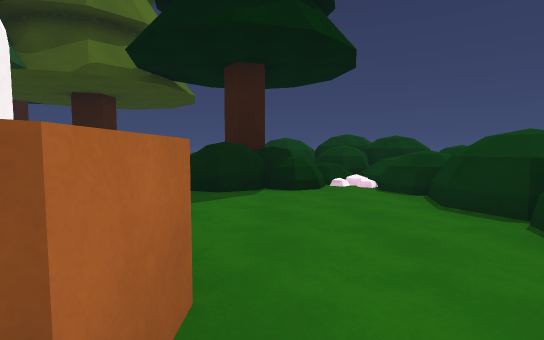
[1] (above)

18 first-person views from a walk through a 3-D level made in the Unity game engine. The camera is 1.4 m above the floor, tilts 4° down and sees 85° across. The floor is counted in squares, 2 m on a side. Each view is taken from the middle of a square. On the plan, view 1 faces up. The plan holds only what a view shows up to about 10 squares ahead; the rest is blank. The place goes on beyond the plan. Some animated figures are left out.

[2]
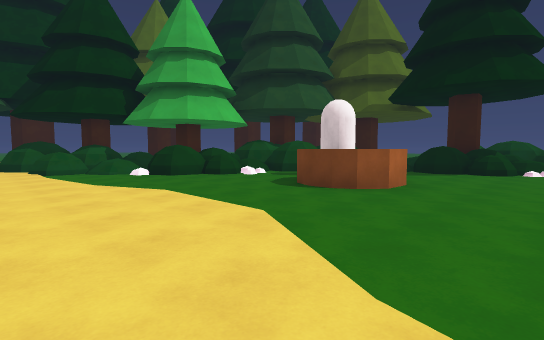

[3]
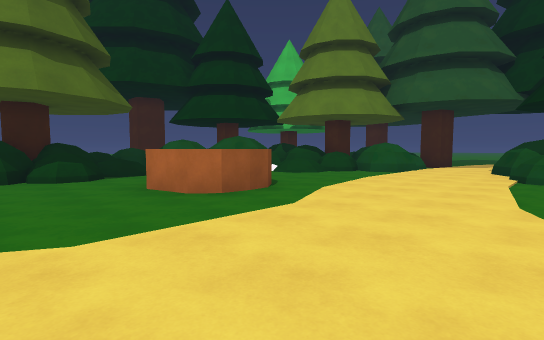

[4]
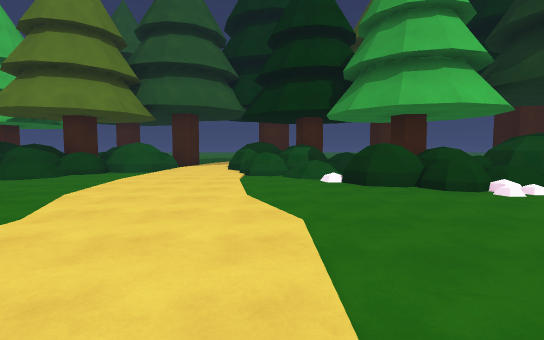

[5]
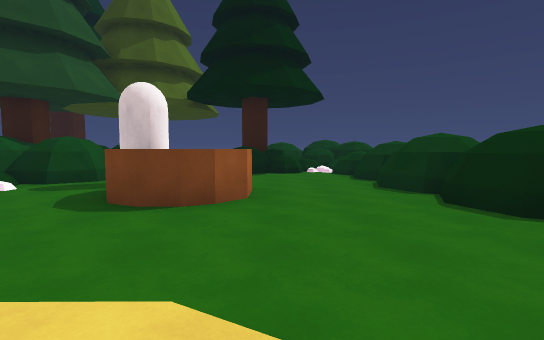

[6]
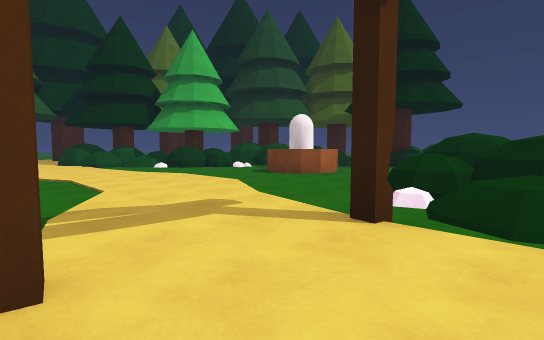

[7]
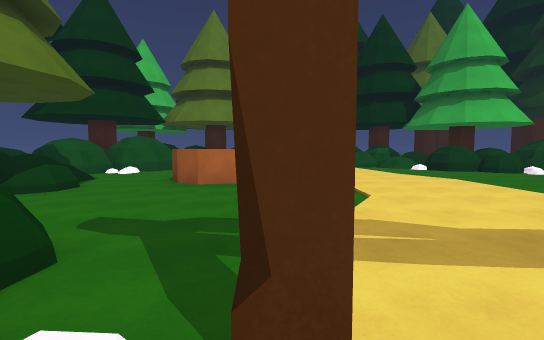

[8]
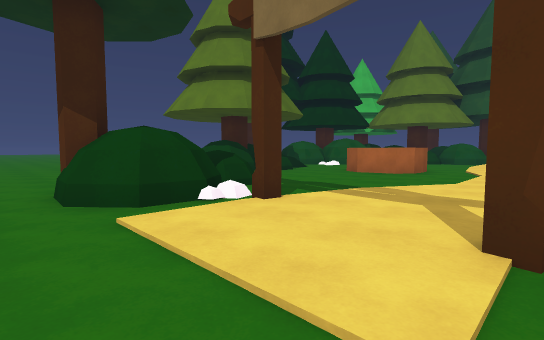

[9]
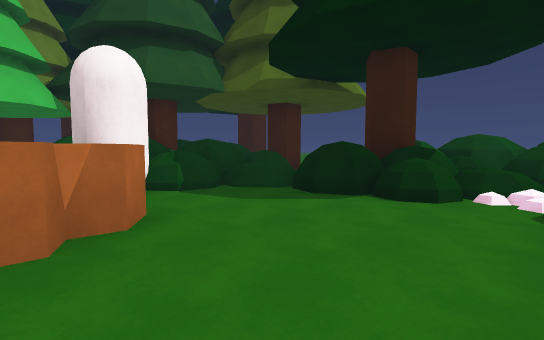

[10]
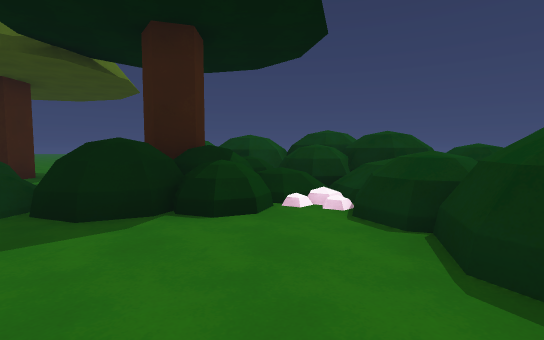

[11]
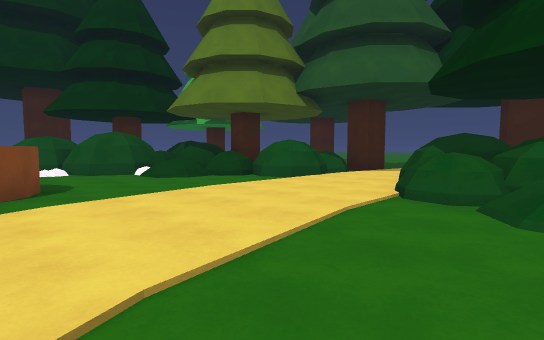

[12]
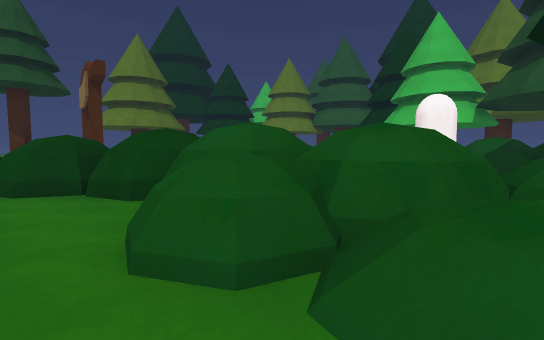

[13]
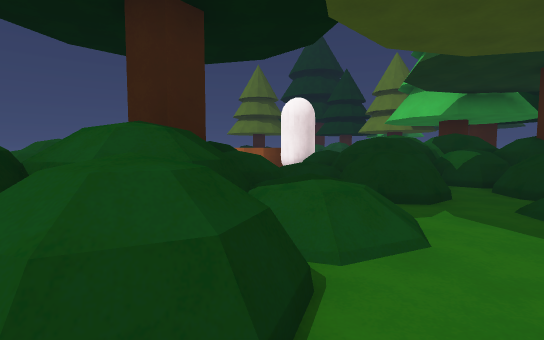

[14]
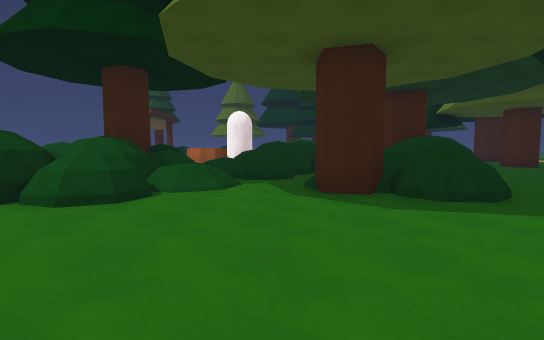

[15]
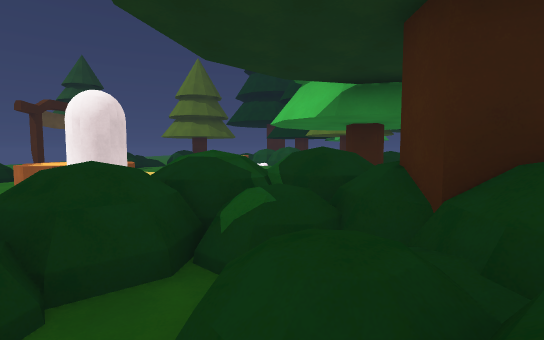

[16]
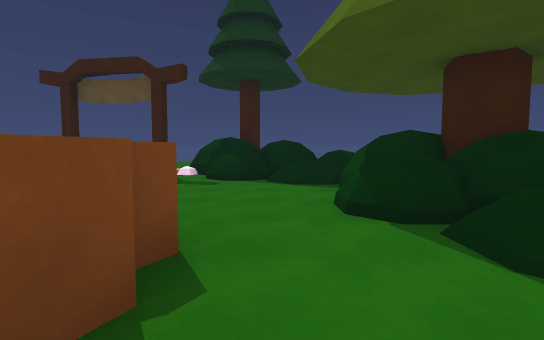

[17]
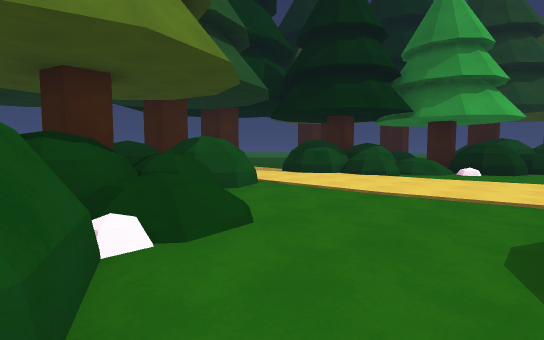

[18]
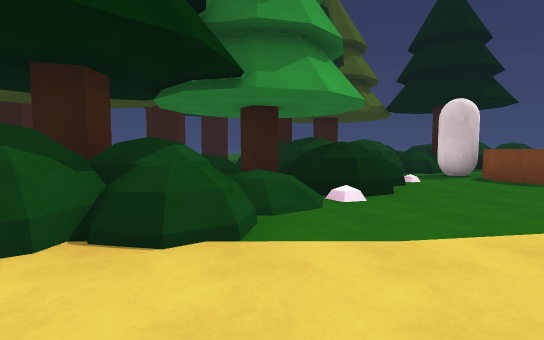

### Floor plan
Key: @ floor where view 1 was taken; # wall or solid block; . main floor; : floor 0.25 m higher than the main floor; + floor 0.5 m higher than the main floor; * floor 0.75 m higher than the main floor; / step, stairs or slope; = window, fence, low wall or low ledge; ^ raised ledge; T pine tree; C grey capsule.
Columns run from 14 left of view 1 to 6 right of it. Each row starts with its distance up from view 1.
 14           .
 13          ...
 12         .....
 11        .......
 10       .^....^^###
  9      ..^TT..=^####
  8     ..#^//.+=^^=^#
  7    ..##^=#^=^T#^^^^^
  6    .. ##=#^==^^^^^^
  5    .  T#^#^==^^.^^*:.
  4        ###^^....###=.
  3       ######.....#^^.
  2       .##..CC^...##..
  1      TT^^=..^^...##..
  0       T##...^^@..###.
 -1    T^^=##........###.
 -2    T#^//.........^^#
 -3     #^/..........##*
 -4   .##=............#..
 -5   ...................
 -6 .....................
 -7 TT^##.....^^.....#...
 -8    ##.....^^...../##.
 -9    #^^=...^^....^##T.
-10    T#^=#........^^ ..
-11      ^^##...^^.==^ ..
-12         ## /^###.^ ..
-13         ##=^^T     ..
-14          #^^      ...
-15                   ..
-16                   ..

Positions as (right, up) in squares from view 1, and headings:
1: (0, 0), facing up
2: (2, -5), facing up-left
3: (0, -3), facing down-left
4: (0, -3), facing left
5: (0, -4), facing up
6: (5, -7), facing up-left
7: (4, -7), facing left
8: (6, -4), facing down-left
9: (2, 1), facing up-left
10: (1, 2), facing up
11: (-4, -2), facing down-left
12: (6, 5), facing down-left
13: (-2, 11), facing down
14: (-4, 14), facing down
15: (-6, 8), facing down
16: (-5, -10), facing right
17: (-5, -11), facing up-left
18: (-8, -6), facing up
